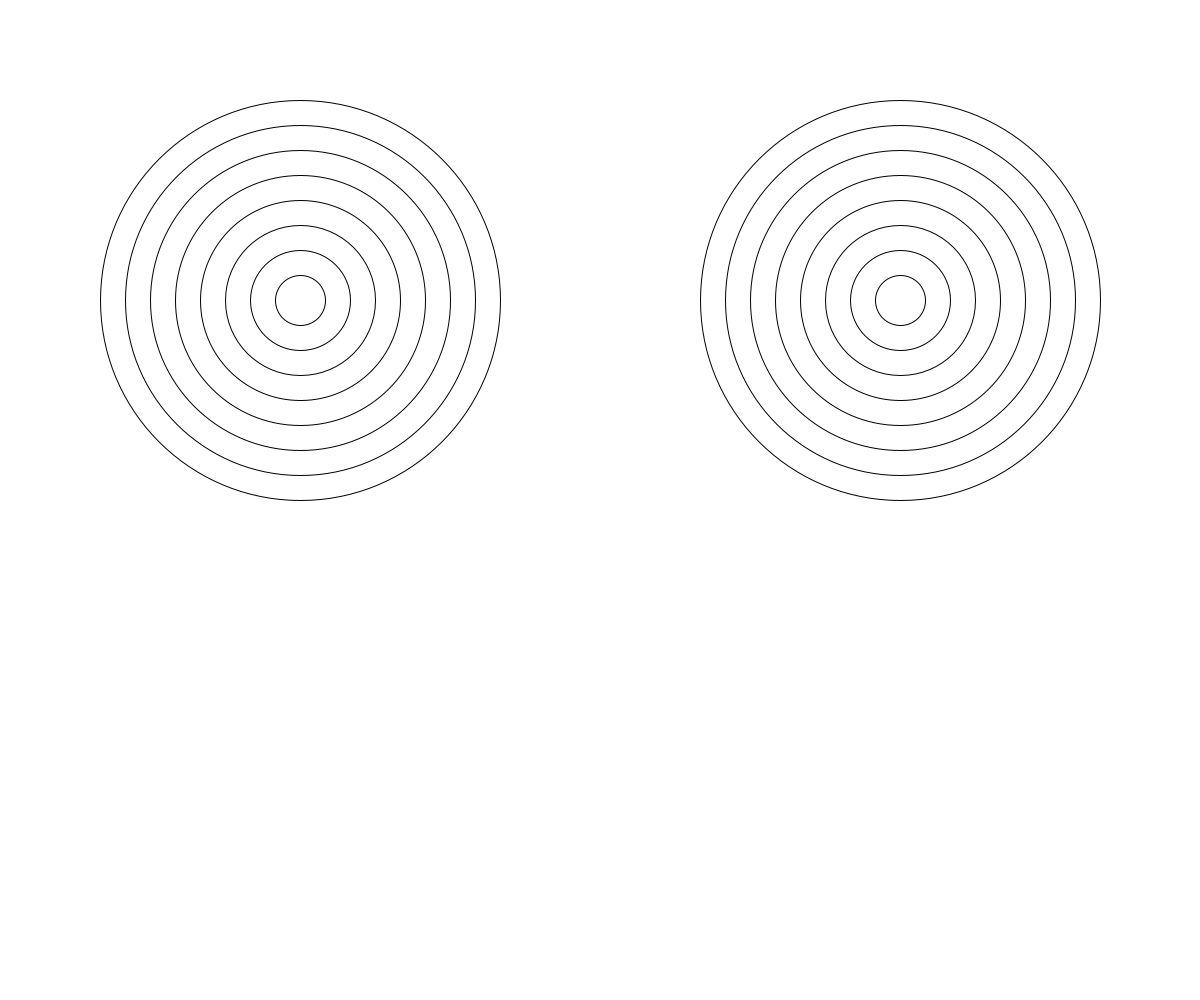
Frame 1 (no input)
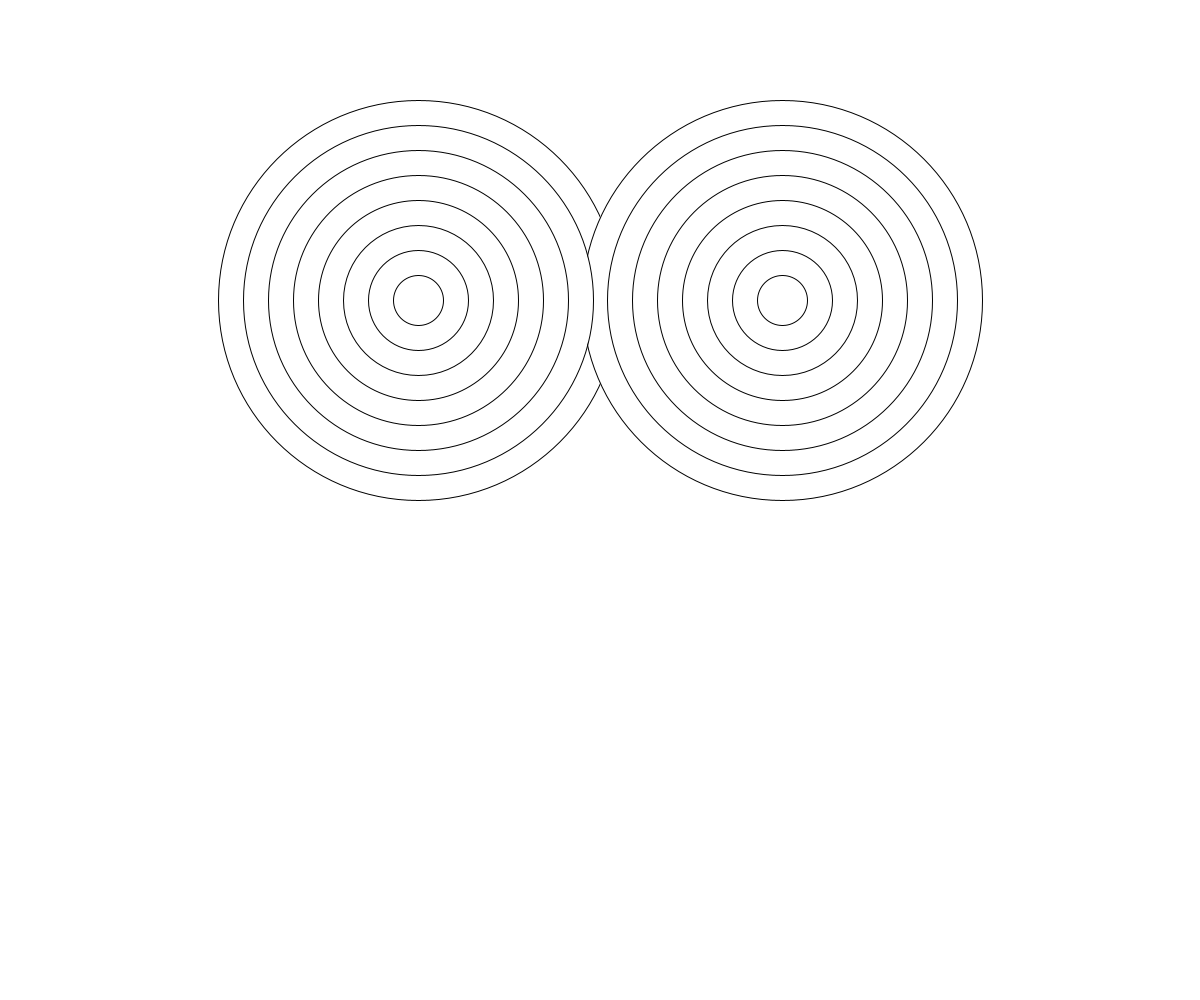
Frame 60 (the mouse pressed at the canvas centre just before this capture)
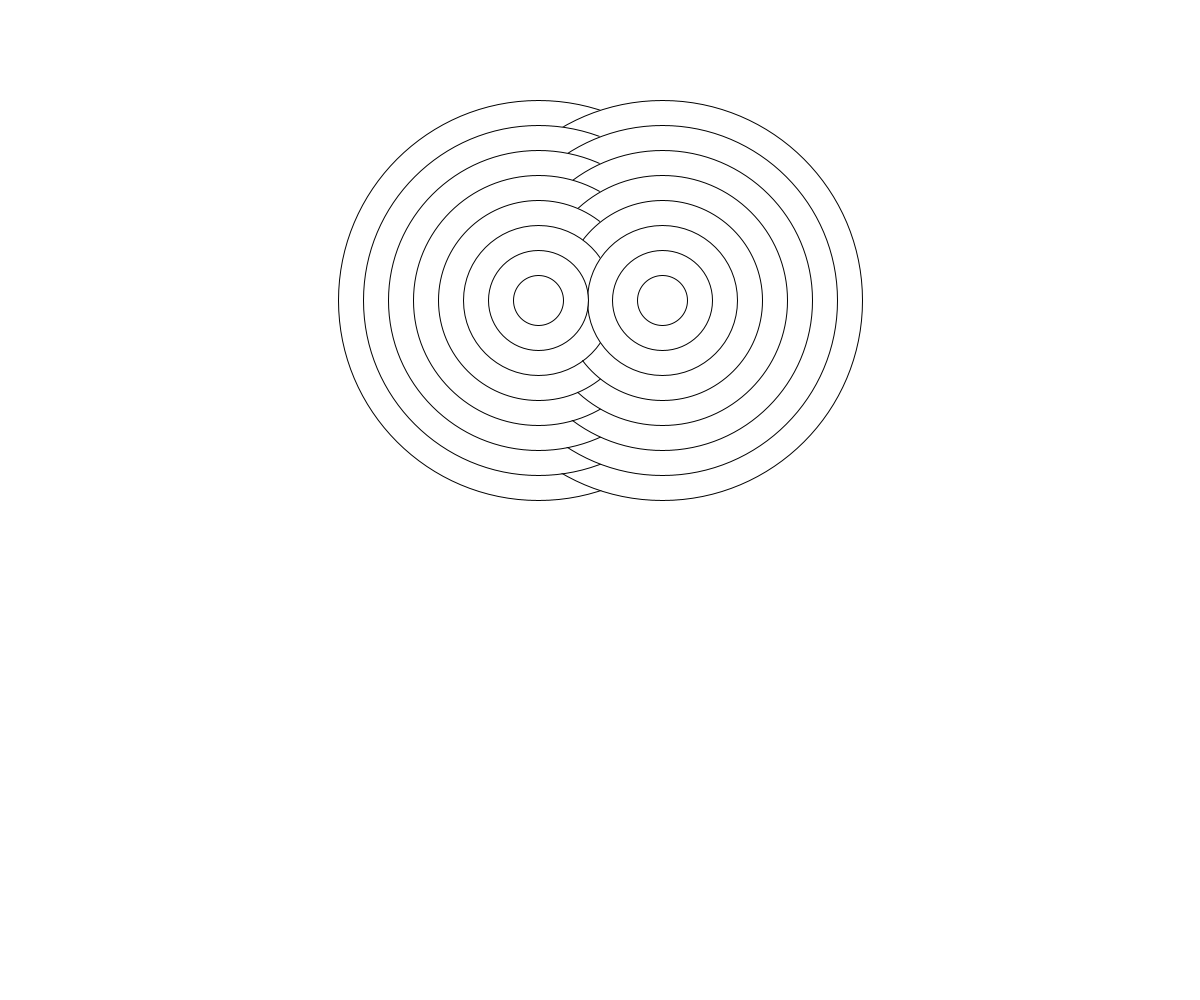
Frame 120 (the mouse held since frame 60 and released just before this capture)

The Processing sketch that drew these frames (run headless with seeded random() and noise(); from frame 60 on, the mouse is pressed at the canvas centre):

// Processing sketch: Amazing_rings
// ── Amazing_rings.pde
int x1 = 300;
int x2 =900;
int y=300;

void setup(){
  
  size(1200,1000);
}
  void draw(){
   background(255,255,255); 
   for(int i = 8; i > 0; i--){   
        ellipse(x1,y,i*50,i*50);
        ellipse(x2,y,i*50,i*50);
  }
  x1+=2;
  x2-=2;
  if(x1>1200) x1=200;
  if(x2<0)    x2=1000;
  }
